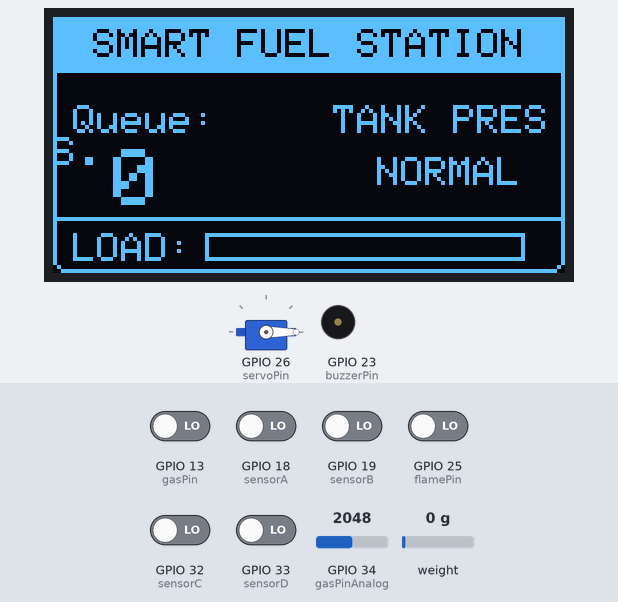
Bench run of a sketch on a simulated ESP32. Shown: 128×64 one-colour display, servo, buzzer (waves = sounding, pin HIGH). Inputs (shaded band) come from the test bench; at power-on: GPIO 13 (gasPin), GPIO 18 (sensorA), GPIO 19 (sensorB), GPIO 25 (flamePin), GPIO 32 (sensorC), GPIO 33 (sensorD) LOW, weight on the scale 0 g, GPIO 34 (gasPinAnalog) = 2048. WiFi joins after 1.5 s; servers stay silent unless stated; the local clock reads 2024-03-15 10:24:30 at power-on unless the sketch sets it; the audio player accepts every command and is not drawn; what the sketch prints to the serial monitor is not drawn.

Above: at 12.0 s.
12.1 s: GPIO 25 (flamePin) driven HIGH
At 14.2 s:
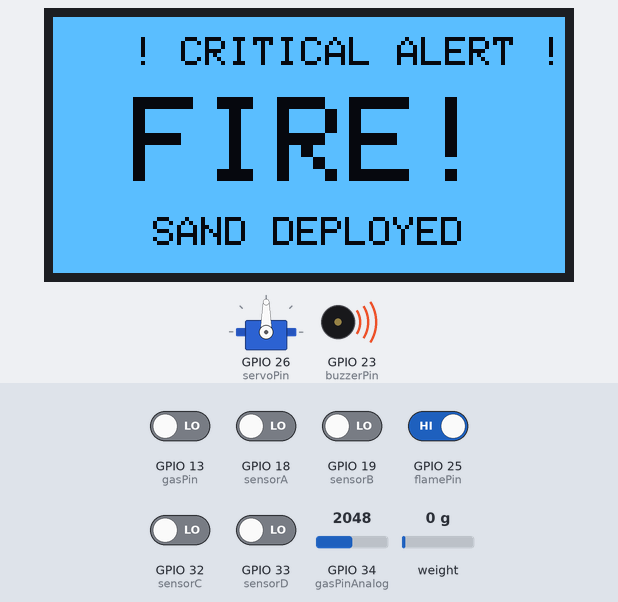
14.5 s: GPIO 25 (flamePin) driven LOW
At 17.3 s:
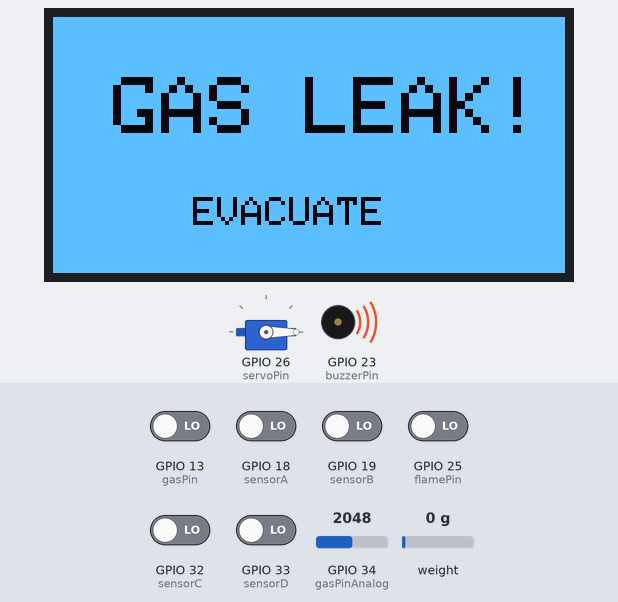
17.7 s: GPIO 13 (gasPin) driven HIGH
At 20.5 s:
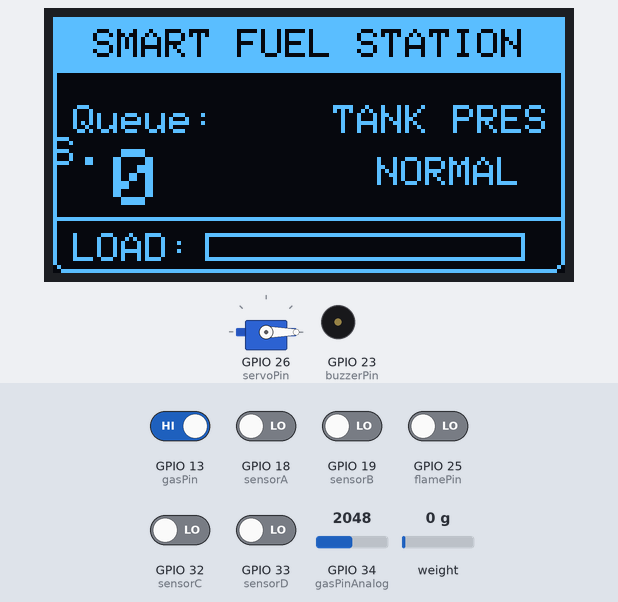
20.8 s: weight on the scale set to 113 g
24.1 s: weight on the scale set to 133 g
At 26.2 s:
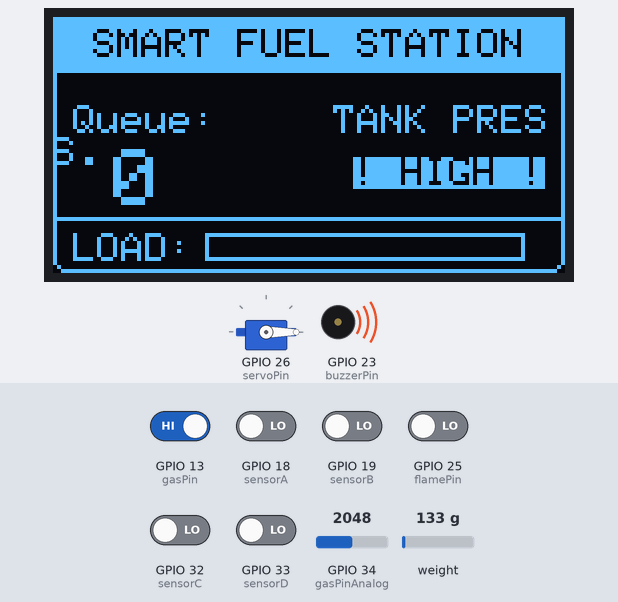
27.4 s: weight on the scale set to 52 g
30.7 s: weight on the scale set to 43 g
At 33.1 s:
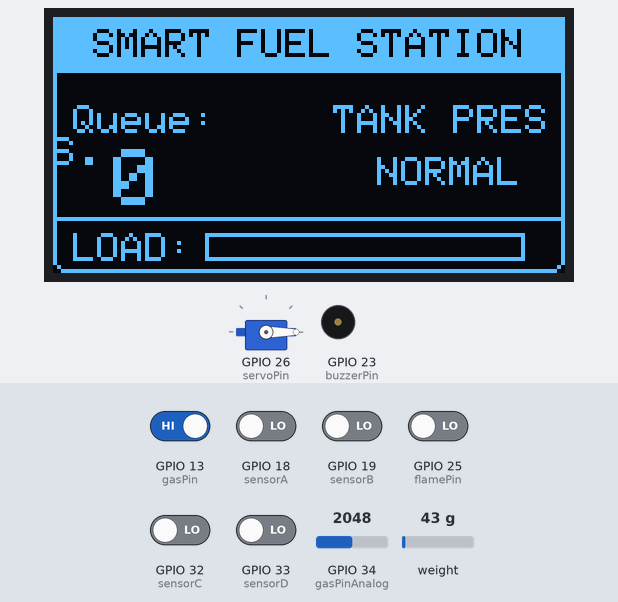
Timing chart, 0 to 34.6 s (numbered marks = the images above; inputs shaded):
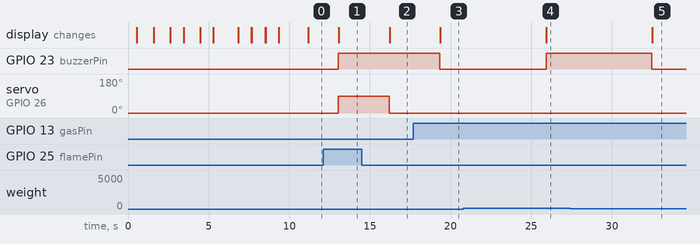

The sketch:

Arduino_Code.ino
```cpp
#include <WiFi.h>
#include <Firebase_ESP_Client.h>
#include "addons/TokenHelper.h"
#include "addons/RTDBHelper.h"
#include <time.h>
#include <ESP32Servo.h>
#include <Wire.h>
#include <Adafruit_GFX.h>
#include <Adafruit_SSD1306.h>
#include <HardwareSerial.h>
#include <DFRobotDFPlayerMini.h>
#include <HX711.h>

// ==========================================
// CREDENTIALS
// ==========================================
#define WIFI_SSID     ""
#define WIFI_PASSWORD ""
#define API_KEY       ""
#define DATABASE_URL  ""

FirebaseData fbdo;
FirebaseAuth auth;
FirebaseConfig config;

bool signupOK = false;
unsigned long lastSendTime = 0;
const long sendInterval = 3000;

// ==========================================
// OLED DISPLAY CONFIGURATION
// ==========================================
#define SCREEN_WIDTH 128
#define SCREEN_HEIGHT 64
#define OLED_RESET    -1
Adafruit_SSD1306 display(SCREEN_WIDTH, SCREEN_HEIGHT, &Wire, OLED_RESET);

// ==========================================
// DFPLAYER CONFIGURATION
// ==========================================
HardwareSerial mySoftwareSerial(2);
DFRobotDFPlayerMini myDFPlayer;
bool dfPlayerOK = false;  // track if DFPlayer initialized

// ==========================================
// PIN DEFINITIONS & SETTINGS
// ==========================================
const int sensorA = 18;
const int sensorB = 19;
const int sensorC = 32;
const int sensorD = 33;

const int flamePin     = 25;
const int servoPin     = 26;
const int gasPin       = 13;
const int gasPinAnalog = 34;
const int buzzerPin    = 23;

const int pressureOUT = 14;
const int pressureSCK = 27;

// ==========================================
// THRESHOLDS
// ==========================================
const int MAX_CAPACITY = 15;
long PRESSURE_SAFE     = 10000;
long PRESSURE_WARNING  = 20000;
long PRESSURE_TRIGGER  = 50000;

// ==========================================
// SMOOTHING FILTER VARIABLES
// ==========================================
const int SMOOTH_SAMPLES = 5;

// Gas smoothing
int  gasReadings[5]   = {0, 0, 0, 0, 0};
int  gasIndex         = 0;
int  gasSmoothed      = 0;

// Pressure smoothing
long pressureReadings[5] = {0, 0, 0, 0, 0};
int  pressureIndex       = 0;
long pressureSmoothed    = 0;

// ==========================================
// GLOBAL VARIABLES
// ==========================================
int totalQueue    = 0;
int gate1_state   = 0;
int gate2_state   = 0;

int  lastQueue         = -1;
bool lastFireState     = false;
bool lastGasState      = false;
bool lastPressureState = false;

unsigned long gasDetectStartTime = 0;
bool confirmedGasLeak = false;
int  gasPPM           = 0;
String gasLevel       = "SAFE";

HX711 pressureSensor;
long   currentPressureRAW = 0;
String pressureLevel      = "SAFE";
int    pressurePct        = 0;

Servo bucketServo;
int holdAngle = 0;
int dropAngle = 90;

// ==========================================
// OLED STATUS HELPER
// Shows progress during setup so screen
// does not stay stuck on SYSTEM LOADING
// ==========================================
void showStatus(String line1, String line2 = "") {
  display.clearDisplay();
  display.fillRect(0, 0, 128, 14, SSD1306_WHITE);
  display.setTextColor(SSD1306_BLACK);
  display.setTextSize(1);
  display.setCursor(5, 3);
  display.print("SMART FUEL STATION");
  display.setTextColor(SSD1306_WHITE);
  display.setTextSize(1);
  display.setCursor(5, 20);
  display.print(line1);
  if (line2 != "") {
    display.setCursor(5, 35);
    display.print(line2);
  }
  display.display();
}

// ==========================================
// SETUP
// ==========================================
void setup() {
  Serial.begin(115200);
  delay(500);
  Serial.println("\n=== SMART FUEL STATION STARTING ===");

  // ── OLED Init ────────────────────────────────────────────────
  if (!display.begin(SSD1306_SWITCHCAPVCC, 0x3C)) {
    Serial.println("OLED failed — continuing without display");
  } else {
    // Boot screen
    display.clearDisplay();
    display.drawRoundRect(10, 10, 108, 44, 5, SSD1306_WHITE);
    display.setTextSize(1);
    display.setTextColor(SSD1306_WHITE);
    display.setCursor(22, 28);
    display.println("SYSTEM LOADING");
    display.drawLine(22, 40, 106, 40, SSD1306_WHITE);
    display.display();
    delay(1000);
  }

  // ── DFPlayer — with timeout so it never blocks ───────────────
  showStatus("DFPlayer init...");
  Serial.println("Starting DFPlayer...");
  mySoftwareSerial.begin(9600, SERIAL_8N1, 16, 17);
  delay(500);

  // Give DFPlayer max 3 seconds to respond
  unsigned long dfStart = millis();
  bool dfStarted = false;
  while (millis() - dfStart < 3000) {
    if (myDFPlayer.begin(mySoftwareSerial)) {
      dfStarted = true;
      break;
    }
    delay(100);
  }

  if (dfStarted) {
    myDFPlayer.volume(20);
    dfPlayerOK = true;
    Serial.println("DFPlayer OK");
    showStatus("DFPlayer OK");
  } else {
    Serial.println("DFPlayer FAILED — continuing");
    showStatus("DFPlayer SKIP", "continuing...");
  }
  delay(800);

  // ── Pin modes ─────────────────────────────────────────────────
  pinMode(sensorA, INPUT);
  pinMode(sensorB, INPUT);
  pinMode(sensorC, INPUT);
  pinMode(sensorD, INPUT);
  pinMode(flamePin, INPUT);
  pinMode(gasPin, INPUT);
  pinMode(buzzerPin, OUTPUT);
  digitalWrite(buzzerPin, LOW);

  // ── Servo ─────────────────────────────────────────────────────
  bucketServo.setPeriodHertz(50);
  bucketServo.attach(servoPin, 500, 2400);
  bucketServo.write(holdAngle);
  Serial.println("Servo OK");

  // ── Pressure sensor ───────────────────────────────────────────
  showStatus("Pressure sensor", "calibrating...");
  pressureSensor.begin(pressureOUT, pressureSCK);
  // Wait max 3 seconds for HX711 to be ready
  unsigned long hxStart = millis();
  while (!pressureSensor.is_ready() && millis() - hxStart < 3000) {
    delay(100);
  }
  if (pressureSensor.is_ready()) {
    pressureSensor.tare();
    Serial.println("Pressure sensor OK — tared");
    showStatus("Pressure OK");
  } else {
    Serial.println("Pressure sensor NOT ready — continuing");
    showStatus("Pressure SKIP", "continuing...");
  }
  delay(800);

  // ── WiFi — with timeout so it never blocks forever ───────────
  showStatus("Connecting WiFi", WIFI_SSID);
  Serial.print("Connecting to WiFi: ");
  Serial.println(WIFI_SSID);
  WiFi.begin(WIFI_SSID, WIFI_PASSWORD);

  unsigned long wifiStart = millis();
  while (WiFi.status() != WL_CONNECTED && millis() - wifiStart < 15000) {
    Serial.print(".");
    delay(500);
  }

  if (WiFi.status() == WL_CONNECTED) {
    Serial.println("\nWiFi connected: " + WiFi.localIP().toString());
    showStatus("WiFi OK", WiFi.localIP().toString());
  } else {
    Serial.println("\nWiFi FAILED — continuing offline");
    showStatus("WiFi FAILED", "offline mode");
  }
  delay(800);

  // ── NTP time sync — with timeout ──────────────────────────────
  if (WiFi.status() == WL_CONNECTED) {
    showStatus("Syncing time...");
    Serial.print("Syncing NTP time");
    configTime(5 * 3600 + 30 * 60, 0, "pool.ntp.org");

    unsigned long ntpStart = millis();
    while (time(nullptr) < 100000 && millis() - ntpStart < 10000) {
      Serial.print(".");
      delay(500);
    }

    if (time(nullptr) >= 100000) {
      Serial.println("\nTime synced OK");
      showStatus("Time synced OK");
    } else {
      Serial.println("\nNTP sync FAILED — continuing");
      showStatus("Time FAILED", "continuing...");
    }
    delay(800);

    // ── Firebase ───────────────────────────────────────────────
    showStatus("Firebase init...");
    Serial.println("Connecting to Firebase...");
    config.api_key      = API_KEY;
    config.database_url = DATABASE_URL;

    if (Firebase.signUp(&config, &auth, "", "")) {
      Serial.println("Firebase signup OK");
      signupOK = true;
      showStatus("Firebase OK");
    } else {
      Serial.println("Firebase signup FAILED");
      showStatus("Firebase FAILED", "retrying...");
    }

    config.token_status_callback = tokenStatusCallback;
    Firebase.begin(&config, &auth);
    Firebase.reconnectWiFi(true);
    delay(800);
  }

  // ── All done ──────────────────────────────────────────────────
  Serial.println("=== SETUP COMPLETE ===");
  showStatus("System READY", signupOK ? "Firebase: OK" : "Offline mode");
  delay(1500);
}

// ==========================================
// OLED MAIN SCREEN
// ==========================================
void updateScreen(int currentQueue, bool isFire,
                  bool isHighPressure, bool isGas) {
  display.clearDisplay();

  if (isFire) {
    display.fillRect(0, 0, 128, 64, SSD1306_WHITE);
    display.setTextColor(SSD1306_BLACK);
    display.setTextSize(1);
    display.setCursor(20, 5);
    display.print("! CRITICAL ALERT !");
    display.setTextSize(3);
    display.setCursor(20, 20);
    display.print("FIRE!");
    display.setTextSize(1);
    display.setCursor(25, 50);
    display.print("SAND DEPLOYED");

  } else if (isGas) {
    display.fillRect(0, 0, 128, 64, SSD1306_WHITE);
    display.setTextColor(SSD1306_BLACK);
    display.setTextSize(2);
    display.setCursor(15, 15);
    display.print("GAS LEAK!");
    display.setTextSize(1);
    display.setCursor(35, 45);
    display.print("EVACUATE");

  } else {
    display.setTextColor(SSD1306_WHITE);
    display.drawRoundRect(0, 0, 128, 64, 3, SSD1306_WHITE);
    display.fillRect(0, 0, 128, 14, SSD1306_WHITE);
    display.setTextSize(1);
    display.setTextColor(SSD1306_BLACK);
    display.setCursor(10, 3);
    display.print("SMART FUEL STATION");
    display.setTextColor(SSD1306_WHITE);

    display.setTextSize(1);
    display.setCursor(5, 22);
    display.print("Queue:");
    display.setTextSize(2);
    if (currentQueue < 10) display.setCursor(15, 33);
    else display.setCursor(5, 33);
    display.print(currentQueue);

    display.setTextSize(1);
    display.setCursor(70, 22);
    display.print("TANK PRESS.");
    display.setCursor(75, 35);
    if (isHighPressure) {
      display.setTextColor(SSD1306_BLACK, SSD1306_WHITE);
      display.print("! HIGH !");
      display.setTextColor(SSD1306_WHITE);
    } else {
      display.print(" NORMAL ");
    }

    display.drawLine(0, 50, 128, 50, SSD1306_WHITE);
    display.setTextSize(1);
    display.setCursor(5, 54);
    display.print("LOAD:");
    display.drawRect(38, 54, 80, 7, SSD1306_WHITE);
    int fillWidth = (currentQueue * 76) / MAX_CAPACITY;
    if (fillWidth > 76) fillWidth = 76;
    if (fillWidth < 0)  fillWidth = 0;
    display.fillRect(40, 55, fillWidth, 5, SSD1306_WHITE);
  }

  display.display();
}

// ==========================================
// LOOP
// ==========================================
void loop() {

  // ── Flame sensor ─────────────────────────────────────────────
  bool currentFireState = (digitalRead(flamePin) == HIGH);
  bool rawGasState      = (digitalRead(gasPin)   == LOW);
  static bool currentHighPressure = false;

  // ── Gas debounce filter ───────────────────────────────────────
  if (rawGasState) {
    if (gasDetectStartTime == 0) gasDetectStartTime = millis();
    if (millis() - gasDetectStartTime >= 2000) confirmedGasLeak = true;
  } else {
    gasDetectStartTime = 0;
    confirmedGasLeak   = false;
  }

  // ── Gas analog — smoothed moving average ─────────────────────
  int rawGasAnalog = analogRead(gasPinAnalog);
  int rawGasPPM    = map(rawGasAnalog, 0, 4095, 0, 10000);

  gasReadings[gasIndex] = rawGasPPM;
  gasIndex = (gasIndex + 1) % SMOOTH_SAMPLES;

  long gasSum = 0;
  for (int i = 0; i < SMOOTH_SAMPLES; i++) gasSum += gasReadings[i];
  gasSmoothed = (int)(gasSum / SMOOTH_SAMPLES);
  gasPPM      = gasSmoothed;

  if      (gasPPM > 5000) gasLevel = "DANGER";
  else if (gasPPM > 3000) gasLevel = "WARNING";
  else                    gasLevel = "SAFE";

  // ── Pressure — smoothed moving average ───────────────────────
  if (pressureSensor.is_ready()) {
    long rawPressure = pressureSensor.get_value(3);

    pressureReadings[pressureIndex] = rawPressure;
    pressureIndex = (pressureIndex + 1) % SMOOTH_SAMPLES;

    long pressureSum = 0;
    for (int i = 0; i < SMOOTH_SAMPLES; i++) pressureSum += pressureReadings[i];
    pressureSmoothed   = pressureSum / SMOOTH_SAMPLES;
    currentPressureRAW = pressureSmoothed;

    if      (currentPressureRAW > PRESSURE_TRIGGER) currentHighPressure = true;
    else if (currentPressureRAW < PRESSURE_WARNING)  currentHighPressure = false;
  }

  long clampedPressure = max(0L, currentPressureRAW);
  pressurePct = (int)constrain(
    map(clampedPressure, 0, PRESSURE_TRIGGER, 0, 100), 0, 100
  );

  if      (clampedPressure > PRESSURE_TRIGGER) pressureLevel = "DANGER";
  else if (clampedPressure > PRESSURE_WARNING) pressureLevel = "WARNING";
  else                                          pressureLevel = "SAFE";

  // ── Audio alarms — only play if DFPlayer is working ──────────
  if (dfPlayerOK) {
    if (currentFireState    && !lastFireState)     myDFPlayer.play(1);
    if (confirmedGasLeak    && !lastGasState)      myDFPlayer.play(2);
    if (currentHighPressure && !lastPressureState) myDFPlayer.play(3);
  }

  // ── Actuator and buzzer control ───────────────────────────────
  if (currentFireState) {
    bucketServo.write(dropAngle);
    digitalWrite(buzzerPin, HIGH);
  } else if (confirmedGasLeak || currentHighPressure) {
    bucketServo.write(holdAngle);
    digitalWrite(buzzerPin, HIGH);
  } else {
    bucketServo.write(holdAngle);
    digitalWrite(buzzerPin, LOW);
  }

  // ── Queue logic ───────────────────────────────────────────────
  bool stateA = (digitalRead(sensorA) == LOW);
  bool stateB = (digitalRead(sensorB) == LOW);
  bool stateC = (digitalRead(sensorC) == LOW);
  bool stateD = (digitalRead(sensorD) == LOW);

  if (gate1_state == 0) {
    if      (stateA && !stateB) gate1_state = 1;
    else if (stateB && !stateA) gate1_state = 2;
  }
  if (gate1_state == 1 && stateB)             { totalQueue++;                    gate1_state = 3; }
  if (gate1_state == 2 && stateA)             { if (totalQueue > 0) totalQueue--; gate1_state = 3; }
  if (gate1_state == 3 && !stateA && !stateB) { gate1_state = 0; delay(50); }

  if (gate2_state == 0) {
    if      (stateC && !stateD) gate2_state = 1;
    else if (stateD && !stateC) gate2_state = 2;
  }
  if (gate2_state == 1 && stateD)             { totalQueue++;                    gate2_state = 3; }
  if (gate2_state == 2 && stateC)             { if (totalQueue > 0) totalQueue--; gate2_state = 3; }
  if (gate2_state == 3 && !stateC && !stateD) { gate2_state = 0; delay(50); }

  // ── Screen refresh ────────────────────────────────────────────
  if (totalQueue          != lastQueue        ||
      currentFireState    != lastFireState    ||
      confirmedGasLeak    != lastGasState     ||
      currentHighPressure != lastPressureState) {
    updateScreen(totalQueue, currentFireState,
                 currentHighPressure, confirmedGasLeak);
    lastQueue          = totalQueue;
    lastFireState      = currentFireState;
    lastGasState       = confirmedGasLeak;
    lastPressureState  = currentHighPressure;
  }

  // ── Firebase push to sensorHistory ───────────────────────────
  if (Firebase.ready() && signupOK &&
      (millis() - lastSendTime > sendInterval)) {
    lastSendTime = millis();

    time_t now = time(nullptr);
    struct tm* t = localtime(&now);
    char timestampKey[25];
    strftime(timestampKey, sizeof(timestampKey),
             "%Y-%m-%d_%H-%M-%S", t);

    String path = "/sensorHistory/" + String(timestampKey);

    Firebase.RTDB.setString(&fbdo, path + "/sensorID",    "ESP32_001");
    Firebase.RTDB.setString(&fbdo, path + "/timestamp",   String(timestampKey));
    Firebase.RTDB.setInt(&fbdo,    path + "/gasPPM",      gasPPM);
    Firebase.RTDB.setInt(&fbdo,    path + "/pressureRaw", currentPressureRAW);
    Firebase.RTDB.setInt(&fbdo,    path + "/pressurePct", pressurePct);
    Firebase.RTDB.setInt(&fbdo,    path + "/queueCount",  totalQueue);
    Firebase.RTDB.setBool(&fbdo,   path + "/fire",        currentFireState);
    Firebase.RTDB.setBool(&fbdo,   path + "/gasLeak",     confirmedGasLeak);
    Firebase.RTDB.setInt(&fbdo,    path + "/hour",        t->tm_hour);
    Firebase.RTDB.setInt(&fbdo,    path + "/dayOfWeek",   t->tm_wday);

    Serial.println("Saved: " + String(timestampKey) +
                   " | Gas: " + String(gasPPM) +
                   " PPM | Pressure: " + String(currentPressureRAW) +
                   " | Queue: " + String(totalQueue));
  }

  delay(20);
}
```

Measured:
- the behaviour switches between 119 and 120 g on weight on the scale (found by bisection; images 3 and 4)
- the behaviour switches between 48 and 47 g on weight on the scale (found by bisection; images 4 and 5)
- after the input at 12.1 s, GPIO 23 (buzzerPin): LOW → HIGH after 0.93 s instead of 1.2 s; servo on GPIO 26 (servoPin): 0° → 90° after 0.93 s; the display: changes after 0.95 s (image 1)
- after the input at 14.5 s, servo on GPIO 26 (servoPin): 90° → 0° after 1.7 s; the display: changes after 1.7 s (image 2)
- after the input at 17.7 s, GPIO 23 (buzzerPin): HIGH → LOW after 1.6 s; the display: changes after 1.7 s (image 3)
- after the input at 20.8 s, every drawn part: stays the same
- after the input at 24.1 s, GPIO 23 (buzzerPin): LOW → HIGH after 1.8 s; the display: changes after 1.8 s (image 4)
- after the input at 27.4 s, every drawn part: stays the same
- after the input at 30.7 s, GPIO 23 (buzzerPin): HIGH → LOW after 1.8 s; the display: changes after 1.8 s (image 5)
